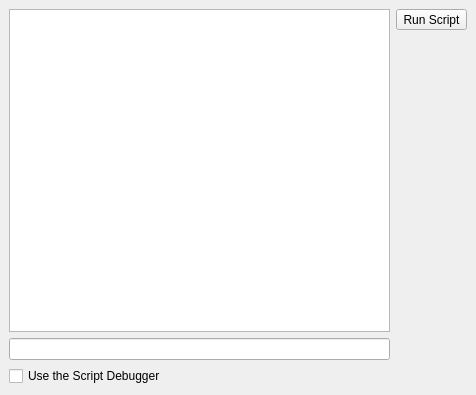
<?xml version="1.0" encoding="UTF-8"?>
<ui version="4.0">
 <class>ScriptsManager</class>
 <widget class="QMainWindow" name="ScriptsManager">
  <property name="geometry">
   <rect>
    <x>0</x>
    <y>0</y>
    <width>476</width>
    <height>395</height>
   </rect>
  </property>
  <property name="windowTitle">
   <string>Scripts Manager</string>
  </property>
  <widget class="QWidget" name="centralwidget">
   <layout class="QHBoxLayout" name="horizontalLayout">
    <item>
     <layout class="QVBoxLayout" name="verticalLayout_2">
      <item>
       <widget class="QTextEdit" name="textEditScript"/>
      </item>
      <item>
       <widget class="QLineEdit" name="lEditLog">
        <property name="readOnly">
         <bool>true</bool>
        </property>
       </widget>
      </item>
      <item>
       <widget class="QCheckBox" name="cBoxUseScriptDebugger">
        <property name="toolTip">
         <string>Use the Script Debugger</string>
        </property>
        <property name="statusTip">
         <string>Use the Script Debugger</string>
        </property>
        <property name="whatsThis">
         <string>Use the Script Debugger</string>
        </property>
        <property name="text">
         <string>Use the Script Debugger</string>
        </property>
       </widget>
      </item>
     </layout>
    </item>
    <item>
     <layout class="QVBoxLayout" name="verticalLayout">
      <item>
       <widget class="QToolButton" name="tButtonRunScript">
        <property name="toolTip">
         <string>Run Script</string>
        </property>
        <property name="statusTip">
         <string>Run Script</string>
        </property>
        <property name="whatsThis">
         <string>Run Script</string>
        </property>
        <property name="text">
         <string>Run Script</string>
        </property>
        <property name="icon">
         <iconset resource="../Manager/Manager.qrc">
          <normaloff>:/Manager/run</normaloff>:/Manager/run</iconset>
        </property>
        <property name="autoRaise">
         <bool>false</bool>
        </property>
       </widget>
      </item>
      <item>
       <spacer name="verticalSpacer">
        <property name="orientation">
         <enum>Qt::Vertical</enum>
        </property>
        <property name="sizeHint" stdset="0">
         <size>
          <width>20</width>
          <height>40</height>
         </size>
        </property>
       </spacer>
      </item>
     </layout>
    </item>
   </layout>
  </widget>
 </widget>
 <resources>
  <include location="../Manager/Manager.qrc"/>
 </resources>
 <connections/>
</ui>
